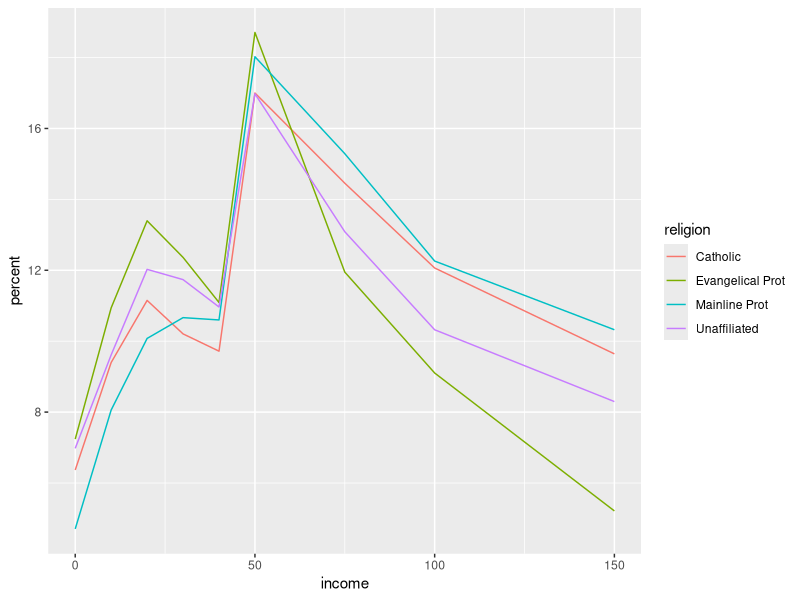

Write the R code that produced this figure.
## ---- chunk 1
pts <- c(2, 2, 2, 3, 4, 2, 4, 2, 2, 4, 3, 4, 4, 4)
paste("number of questions:", length(pts))
paste("total points possible:", sum(pts))
## ---- chunk 2
library(tidyverse)

head(relig_income)
## ---- chunk 3
ri <- relig_income %>%
  pivot_longer(
    cols = !religion, 
    names_to = "income_range", 
    values_to = "count"
  )

head(ri)
## ---- chunk 4
# TODO: Modify
ri2 <- mutate(filter(ri, grepl("[0-9]", income_range)), 
              income = as.numeric(str_extract(income_range, "[0-9]+")))
head(ri2)
## ---- chunk 5
example4 <- c("$20-30k", "$30-40k", "$40-50k")

# TODO: Write and test function
income <- function(income_range){
  as.numeric(str_extract(income_range, "[0-9]+"))
}

income(example4)
## ---- chunk 6
# TODO:
ri3 <- ri2
rows <- ri3$income_range == "<$10k"
ri3[rows, "income"] <- 0
ri3
## ---- chunk 7
# TODO
ri2 |>
  group_by(religion) |>
  summarize(total = sum(count)) |>
  arrange(desc(total)) |>
  head(4)
## ---- chunk 8
# TODO:
ri3 <- ri3 |>
  group_by(religion) |>
  mutate(total = sum(count))

ri3 |>
  filter(religion == "Catholic" | religion == "Evangelical Prot" | religion == "Mainline Prot" | religion == "Unaffiliated") |>
  mutate(percent = count/total * 100) |>
  ggplot(aes(x = income, y = percent)) +
  geom_line(aes(color = religion)) +
  scale_x_continuous(breaks = seq(0, 150, by=50))

## ---- chunk 9
combn(c(NA, 1, 2), 2, FUN = max, simplify = FALSE, na.rm = TRUE)

combn(m = 2, c(NA, 1, 2), na.rm = TRUE, s = FALSE, F = max)
## ---- chunk 10
# TODO: Find the bug and fix it!
pad <- function(x, value = 0){
  nr <- nrow(x)
  nc <- ncol(x)
  xp <- matrix(value, nrow = nr + 2, ncol = nc + 2)
  xp[2:(nr + 1), 2:(nc + 1)] <- x
  xp
}

a <- matrix(1, nrow = 2, ncol = 4)
a[1, 1] <- 2
pad(a)
# Will be an error until you fix. demonstrate it works
## ---- chunk 11
# examples
b <- matrix(0, nrow = 2, ncol = 4)
b[1, 1] <- 1
b[2, 3] <- 1
b <- pad(b)
b

c <- matrix(0, nrow = 2, ncol = 4)
c[1, 2] <- 1
c[2, 1] <- 1
c[2, 2] <- 1
c[1, 4] <- 1
c <- pad(c)
c
## ---- chunk 12
count_infected_neighbors <- function(X, row, col){
  count <- 0
  if(X[row, col - 1] == 1)
    count = count + 1
  if(X[row - 1, col - 1] == 1)
    count = count + 1
  if(X[row + 1, col - 1] == 1)
    count = count + 1
  if(X[row + 1, col] == 1)
    count = count + 1
  if(X[row - 1, col] == 1)
    count = count + 1
  if(X[row, col + 1] == 1)
    count = count + 1
  if(X[row - 1, col + 1] == 1)
    count = count + 1
  if(X[row + 1, col + 1] == 1)
    count = count + 1
  count
}

#testing
count_infected_neighbors(b, 3, 2) # should return 1
count_infected_neighbors(b, 3, 3) # should return 2
count_infected_neighbors(c, 3, 4) # should return 3
## ---- chunk 13
# TODO: Find and fix bug
infect_step <- function(x, prob_infect = 0.25) {
  nr <- nrow(x)
  nc <- ncol(x)
  xp <- pad(x)
  
  new_x <- xp
  
  midrows <- 2:(nr + 1)
  midcols <- 2:(nc + 1)
  for(i in midrows) {
    for(j in midcols) {
      if(xp[i, j] == 0){   # Susceptible
        count <- count_infected_neighbors(xp, i, j)
        if(0 < count){     # Has infected neighbors
          prob0 <- (1 - prob_infect)^count
          infect <- sample(c(TRUE, FALSE), 1, prob = c(1 - prob0, prob0))
          if(infect){      # Got infected, bummer!
            new_x[i, j] <- 1
          }
        }
      }
    }
  }
  new_x[xp == 1] <- 2
  
  return(new_x[midrows, midcols])
}

# testing
infect_step(b)
infect_step(c)
